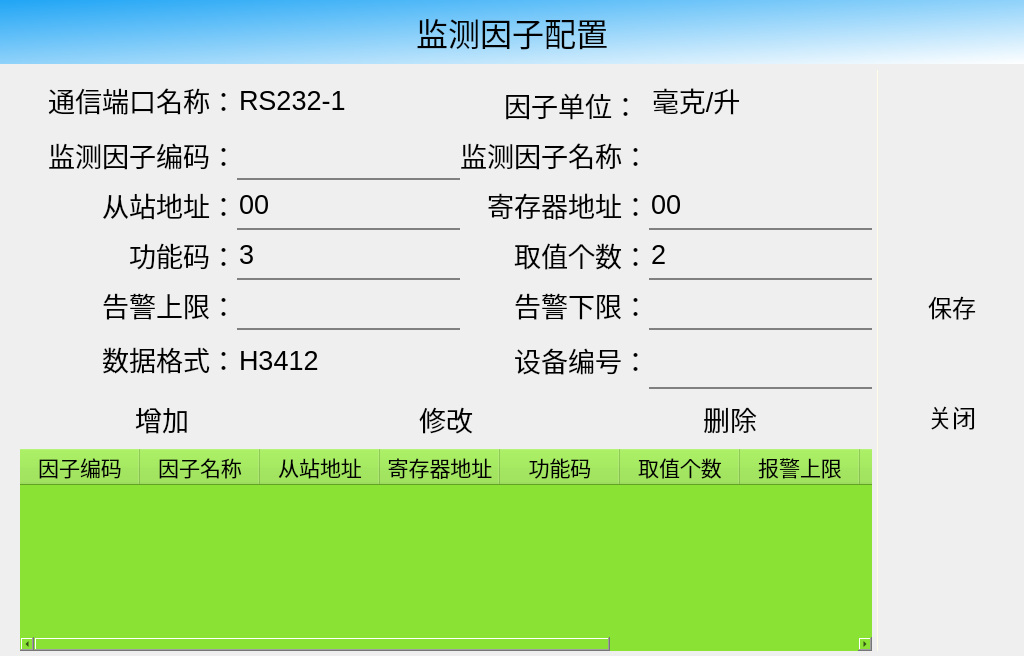
<?xml version="1.0" encoding="UTF-8"?>
<ui version="4.0">
 <class>DialogSetupCommFactor</class>
 <widget class="QDialog" name="DialogSetupCommFactor">
  <property name="windowModality">
   <enum>Qt::ApplicationModal</enum>
  </property>
  <property name="geometry">
   <rect>
    <x>0</x>
    <y>0</y>
    <width>1024</width>
    <height>656</height>
   </rect>
  </property>
  <property name="minimumSize">
   <size>
    <width>1024</width>
    <height>500</height>
   </size>
  </property>
  <property name="maximumSize">
   <size>
    <width>10240</width>
    <height>6000</height>
   </size>
  </property>
  <property name="windowTitle">
   <string>Dialog</string>
  </property>
  <property name="styleSheet">
   <string notr="true"/>
  </property>
  <property name="modal">
   <bool>true</bool>
  </property>
  <widget class="QWidget" name="horizontalLayoutWidget">
   <property name="geometry">
    <rect>
     <x>0</x>
     <y>60</y>
     <width>1021</width>
     <height>601</height>
    </rect>
   </property>
   <layout class="QHBoxLayout" name="hLayoutMain" stretch="0,0,0">
    <property name="spacing">
     <number>5</number>
    </property>
    <property name="leftMargin">
     <number>20</number>
    </property>
    <property name="topMargin">
     <number>10</number>
    </property>
    <property name="rightMargin">
     <number>5</number>
    </property>
    <property name="bottomMargin">
     <number>10</number>
    </property>
    <item>
     <layout class="QVBoxLayout" name="verticalLayout" stretch="0,0,0">
      <property name="spacing">
       <number>0</number>
      </property>
      <property name="leftMargin">
       <number>0</number>
      </property>
      <property name="topMargin">
       <number>0</number>
      </property>
      <property name="rightMargin">
       <number>0</number>
      </property>
      <property name="bottomMargin">
       <number>0</number>
      </property>
      <item>
       <layout class="QGridLayout" name="gridLayout" rowstretch="1,0,0,0,0,0,0,0" columnstretch="0,0,0,0" columnminimumwidth="1,1,1,1">
        <property name="leftMargin">
         <number>28</number>
        </property>
        <property name="topMargin">
         <number>0</number>
        </property>
        <property name="rightMargin">
         <number>0</number>
        </property>
        <property name="bottomMargin">
         <number>0</number>
        </property>
        <property name="spacing">
         <number>0</number>
        </property>
        <item row="0" column="0">
         <widget class="QLabel" name="labelComName_2">
          <property name="minimumSize">
           <size>
            <width>0</width>
            <height>50</height>
           </size>
          </property>
          <property name="font">
           <font>
            <pointsize>20</pointsize>
           </font>
          </property>
          <property name="styleSheet">
           <string notr="true">background-color: transparent; 
color: black;</string>
          </property>
          <property name="text">
           <string>通信端口名称：</string>
          </property>
          <property name="alignment">
           <set>Qt::AlignRight|Qt::AlignTrailing|Qt::AlignVCenter</set>
          </property>
         </widget>
        </item>
        <item row="3" column="1">
         <widget class="QLineEdit" name="stationAddr">
          <property name="enabled">
           <bool>true</bool>
          </property>
          <property name="minimumSize">
           <size>
            <width>0</width>
            <height>50</height>
           </size>
          </property>
          <property name="maximumSize">
           <size>
            <width>16777215</width>
            <height>64</height>
           </size>
          </property>
          <property name="font">
           <font>
            <pointsize>20</pointsize>
           </font>
          </property>
          <property name="focusPolicy">
           <enum>Qt::ClickFocus</enum>
          </property>
          <property name="autoFillBackground">
           <bool>false</bool>
          </property>
          <property name="styleSheet">
           <string notr="true">background-color: transparent;
color:black;
border-width:0;
border-style:outset;
border-bottom:2px solid gray;</string>
          </property>
          <property name="inputMethodHints">
           <set>Qt::ImhNone</set>
          </property>
          <property name="text">
           <string>00</string>
          </property>
          <property name="echoMode">
           <enum>QLineEdit::Normal</enum>
          </property>
          <property name="readOnly">
           <bool>false</bool>
          </property>
         </widget>
        </item>
        <item row="3" column="3">
         <widget class="QLineEdit" name="registerAddr">
          <property name="enabled">
           <bool>true</bool>
          </property>
          <property name="minimumSize">
           <size>
            <width>0</width>
            <height>50</height>
           </size>
          </property>
          <property name="maximumSize">
           <size>
            <width>16777215</width>
            <height>64</height>
           </size>
          </property>
          <property name="font">
           <font>
            <pointsize>20</pointsize>
           </font>
          </property>
          <property name="focusPolicy">
           <enum>Qt::ClickFocus</enum>
          </property>
          <property name="autoFillBackground">
           <bool>false</bool>
          </property>
          <property name="styleSheet">
           <string notr="true">background-color: transparent;
color:black;
border-width:0;
border-style:outset;
border-bottom:2px solid gray;</string>
          </property>
          <property name="inputMethodHints">
           <set>Qt::ImhNone</set>
          </property>
          <property name="text">
           <string>00</string>
          </property>
          <property name="echoMode">
           <enum>QLineEdit::Normal</enum>
          </property>
          <property name="readOnly">
           <bool>false</bool>
          </property>
         </widget>
        </item>
        <item row="7" column="1">
         <widget class="QWidget" name="widget" native="true">
          <property name="sizePolicy">
           <sizepolicy hsizetype="Fixed" vsizetype="Fixed">
            <horstretch>0</horstretch>
            <verstretch>0</verstretch>
           </sizepolicy>
          </property>
          <property name="minimumSize">
           <size>
            <width>200</width>
            <height>59</height>
           </size>
          </property>
          <property name="maximumSize">
           <size>
            <width>200</width>
            <height>60</height>
           </size>
          </property>
          <property name="autoFillBackground">
           <bool>false</bool>
          </property>
          <property name="styleSheet">
           <string notr="true">background: rgba(255,255,255,0); 
background-color: transparent;
color:black;</string>
          </property>
          <widget class="QComboBox" name="cmbDataType">
           <property name="enabled">
            <bool>true</bool>
           </property>
           <property name="geometry">
            <rect>
             <x>0</x>
             <y>0</y>
             <width>143</width>
             <height>60</height>
            </rect>
           </property>
           <property name="sizePolicy">
            <sizepolicy hsizetype="Ignored" vsizetype="Fixed">
             <horstretch>0</horstretch>
             <verstretch>0</verstretch>
            </sizepolicy>
           </property>
           <property name="minimumSize">
            <size>
             <width>0</width>
             <height>60</height>
            </size>
           </property>
           <property name="maximumSize">
            <size>
             <width>200</width>
             <height>60</height>
            </size>
           </property>
           <property name="baseSize">
            <size>
             <width>200</width>
             <height>60</height>
            </size>
           </property>
           <property name="font">
            <font>
             <pointsize>20</pointsize>
            </font>
           </property>
           <property name="autoFillBackground">
            <bool>false</bool>
           </property>
           <property name="styleSheet">
            <string notr="true">QComboBox{
     background: rgba(0,0,0,0); 
     background-color: transparent;
     color:white;
     border: 0px solid gray;
     border-radius:3px;
     padding: 1px 2px 1px 2px;
     selection-background-color: green;
}
QComboBox::drop-down{
    background-color: transparent;
    subcontrol-origin: padding;
    subcontrol-position:top right;
    width:60px;
    border-left-width:0px; 
    border-top-right-radius:3px;
    border-bottom-right-radius:3px;
}
QComboBox  QAbstractItemView{
    background-color: #CCFFFF;
    border-radius:3px;    
}
QComboBox  QAbstractItemView::item{
    height:50px;    
}
QComboBox{
   color: black;
}
</string>
           </property>
           <property name="currentText">
            <string>H3412</string>
           </property>
           <property name="sizeAdjustPolicy">
            <enum>QComboBox::AdjustToContents</enum>
           </property>
           <property name="iconSize">
            <size>
             <width>32</width>
             <height>32</height>
            </size>
           </property>
           <property name="frame">
            <bool>false</bool>
           </property>
           <item>
            <property name="text">
             <string>H3412</string>
            </property>
           </item>
           <item>
            <property name="text">
             <string>H4321</string>
            </property>
           </item>
           <item>
            <property name="text">
             <string>H1234</string>
            </property>
           </item>
          </widget>
         </widget>
        </item>
        <item row="5" column="2">
         <widget class="QLabel" name="lbValueCount">
          <property name="minimumSize">
           <size>
            <width>0</width>
            <height>50</height>
           </size>
          </property>
          <property name="font">
           <font>
            <pointsize>20</pointsize>
           </font>
          </property>
          <property name="styleSheet">
           <string notr="true">background-color: transparent;
color: black;</string>
          </property>
          <property name="text">
           <string>取值个数：</string>
          </property>
          <property name="alignment">
           <set>Qt::AlignRight|Qt::AlignTrailing|Qt::AlignVCenter</set>
          </property>
         </widget>
        </item>
        <item row="1" column="1">
         <widget class="QLineEdit" name="factorC">
          <property name="enabled">
           <bool>true</bool>
          </property>
          <property name="minimumSize">
           <size>
            <width>0</width>
            <height>50</height>
           </size>
          </property>
          <property name="maximumSize">
           <size>
            <width>16777215</width>
            <height>64</height>
           </size>
          </property>
          <property name="font">
           <font>
            <pointsize>20</pointsize>
           </font>
          </property>
          <property name="tabletTracking">
           <bool>false</bool>
          </property>
          <property name="focusPolicy">
           <enum>Qt::ClickFocus</enum>
          </property>
          <property name="autoFillBackground">
           <bool>false</bool>
          </property>
          <property name="styleSheet">
           <string notr="true">background-color: transparent;
color:black;
border-width:0;
border-style:outset;
border-bottom:2px solid gray;</string>
          </property>
          <property name="inputMethodHints">
           <set>Qt::ImhNone</set>
          </property>
          <property name="text">
           <string/>
          </property>
          <property name="echoMode">
           <enum>QLineEdit::Normal</enum>
          </property>
          <property name="readOnly">
           <bool>false</bool>
          </property>
         </widget>
        </item>
        <item row="3" column="0">
         <widget class="QLabel" name="lbStationAddr">
          <property name="minimumSize">
           <size>
            <width>0</width>
            <height>50</height>
           </size>
          </property>
          <property name="font">
           <font>
            <pointsize>20</pointsize>
           </font>
          </property>
          <property name="styleSheet">
           <string notr="true">background-color: transparent;
color: black;</string>
          </property>
          <property name="text">
           <string>从站地址：</string>
          </property>
          <property name="alignment">
           <set>Qt::AlignRight|Qt::AlignTrailing|Qt::AlignVCenter</set>
          </property>
         </widget>
        </item>
        <item row="7" column="0">
         <widget class="QLabel" name="lbDataType">
          <property name="minimumSize">
           <size>
            <width>0</width>
            <height>50</height>
           </size>
          </property>
          <property name="maximumSize">
           <size>
            <width>16777215</width>
            <height>50</height>
           </size>
          </property>
          <property name="font">
           <font>
            <pointsize>20</pointsize>
           </font>
          </property>
          <property name="styleSheet">
           <string notr="true">background-color: transparent;
color: black;</string>
          </property>
          <property name="text">
           <string>数据格式：</string>
          </property>
          <property name="alignment">
           <set>Qt::AlignRight|Qt::AlignTrailing|Qt::AlignVCenter</set>
          </property>
         </widget>
        </item>
        <item row="0" column="1">
         <widget class="QLineEdit" name="comName">
          <property name="enabled">
           <bool>true</bool>
          </property>
          <property name="minimumSize">
           <size>
            <width>0</width>
            <height>60</height>
           </size>
          </property>
          <property name="maximumSize">
           <size>
            <width>16777215</width>
            <height>60</height>
           </size>
          </property>
          <property name="font">
           <font>
            <pointsize>20</pointsize>
           </font>
          </property>
          <property name="autoFillBackground">
           <bool>false</bool>
          </property>
          <property name="styleSheet">
           <string notr="true">background-color: transparent;
border-width:0;
border-style:outset;
color: black;</string>
          </property>
          <property name="text">
           <string>RS232-1</string>
          </property>
          <property name="echoMode">
           <enum>QLineEdit::Normal</enum>
          </property>
          <property name="readOnly">
           <bool>true</bool>
          </property>
         </widget>
        </item>
        <item row="1" column="0">
         <widget class="QLabel" name="label_4">
          <property name="minimumSize">
           <size>
            <width>0</width>
            <height>50</height>
           </size>
          </property>
          <property name="font">
           <font>
            <pointsize>20</pointsize>
           </font>
          </property>
          <property name="styleSheet">
           <string notr="true">background-color: transparent;
color: black;</string>
          </property>
          <property name="text">
           <string>监测因子编码：</string>
          </property>
          <property name="alignment">
           <set>Qt::AlignRight|Qt::AlignTrailing|Qt::AlignVCenter</set>
          </property>
         </widget>
        </item>
        <item row="1" column="2">
         <widget class="QLabel" name="label_6">
          <property name="minimumSize">
           <size>
            <width>0</width>
            <height>50</height>
           </size>
          </property>
          <property name="font">
           <font>
            <pointsize>20</pointsize>
           </font>
          </property>
          <property name="styleSheet">
           <string notr="true">background-color: transparent;
color: black;</string>
          </property>
          <property name="text">
           <string>监测因子名称：</string>
          </property>
          <property name="alignment">
           <set>Qt::AlignRight|Qt::AlignTrailing|Qt::AlignVCenter</set>
          </property>
         </widget>
        </item>
        <item row="3" column="2">
         <widget class="QLabel" name="lbRegisterAddr">
          <property name="minimumSize">
           <size>
            <width>0</width>
            <height>50</height>
           </size>
          </property>
          <property name="font">
           <font>
            <pointsize>20</pointsize>
           </font>
          </property>
          <property name="styleSheet">
           <string notr="true">background-color: transparent;
color: black;</string>
          </property>
          <property name="text">
           <string>寄存器地址：</string>
          </property>
          <property name="alignment">
           <set>Qt::AlignRight|Qt::AlignTrailing|Qt::AlignVCenter</set>
          </property>
         </widget>
        </item>
        <item row="1" column="3">
         <widget class="QLineEdit" name="factorName">
          <property name="enabled">
           <bool>true</bool>
          </property>
          <property name="minimumSize">
           <size>
            <width>0</width>
            <height>50</height>
           </size>
          </property>
          <property name="maximumSize">
           <size>
            <width>16777215</width>
            <height>64</height>
           </size>
          </property>
          <property name="font">
           <font>
            <pointsize>20</pointsize>
           </font>
          </property>
          <property name="autoFillBackground">
           <bool>false</bool>
          </property>
          <property name="styleSheet">
           <string notr="true">background-color: transparent;
color:black;
border-width:0;
border-style:outset;</string>
          </property>
          <property name="locale">
           <locale language="English" country="UnitedStates"/>
          </property>
          <property name="text">
           <string/>
          </property>
          <property name="echoMode">
           <enum>QLineEdit::Normal</enum>
          </property>
          <property name="readOnly">
           <bool>true</bool>
          </property>
         </widget>
        </item>
        <item row="5" column="0">
         <widget class="QLabel" name="lbCmdCode">
          <property name="minimumSize">
           <size>
            <width>0</width>
            <height>50</height>
           </size>
          </property>
          <property name="font">
           <font>
            <pointsize>20</pointsize>
           </font>
          </property>
          <property name="styleSheet">
           <string notr="true">background-color: transparent;
color: black;</string>
          </property>
          <property name="text">
           <string>功能码：</string>
          </property>
          <property name="alignment">
           <set>Qt::AlignRight|Qt::AlignTrailing|Qt::AlignVCenter</set>
          </property>
         </widget>
        </item>
        <item row="6" column="0">
         <widget class="QLabel" name="label_11">
          <property name="minimumSize">
           <size>
            <width>0</width>
            <height>50</height>
           </size>
          </property>
          <property name="font">
           <font>
            <pointsize>20</pointsize>
           </font>
          </property>
          <property name="styleSheet">
           <string notr="true">background-color: transparent;
color: black;</string>
          </property>
          <property name="text">
           <string>告警上限：</string>
          </property>
          <property name="alignment">
           <set>Qt::AlignRight|Qt::AlignTrailing|Qt::AlignVCenter</set>
          </property>
         </widget>
        </item>
        <item row="6" column="2">
         <widget class="QLabel" name="label_12">
          <property name="minimumSize">
           <size>
            <width>0</width>
            <height>50</height>
           </size>
          </property>
          <property name="font">
           <font>
            <pointsize>20</pointsize>
           </font>
          </property>
          <property name="styleSheet">
           <string notr="true">background-color: transparent;
color: black;</string>
          </property>
          <property name="text">
           <string>告警下限：</string>
          </property>
          <property name="alignment">
           <set>Qt::AlignRight|Qt::AlignTrailing|Qt::AlignVCenter</set>
          </property>
         </widget>
        </item>
        <item row="5" column="1">
         <widget class="QLineEdit" name="cmdCode">
          <property name="enabled">
           <bool>true</bool>
          </property>
          <property name="minimumSize">
           <size>
            <width>0</width>
            <height>50</height>
           </size>
          </property>
          <property name="maximumSize">
           <size>
            <width>16777215</width>
            <height>64</height>
           </size>
          </property>
          <property name="font">
           <font>
            <pointsize>20</pointsize>
           </font>
          </property>
          <property name="focusPolicy">
           <enum>Qt::ClickFocus</enum>
          </property>
          <property name="autoFillBackground">
           <bool>false</bool>
          </property>
          <property name="styleSheet">
           <string notr="true">background-color: transparent;
color:black;
border-width:0;
border-style:outset;
border-bottom:2px solid gray;</string>
          </property>
          <property name="inputMethodHints">
           <set>Qt::ImhNone</set>
          </property>
          <property name="text">
           <string>3</string>
          </property>
          <property name="echoMode">
           <enum>QLineEdit::Normal</enum>
          </property>
          <property name="readOnly">
           <bool>false</bool>
          </property>
         </widget>
        </item>
        <item row="5" column="3">
         <widget class="QLineEdit" name="valueCount">
          <property name="enabled">
           <bool>true</bool>
          </property>
          <property name="minimumSize">
           <size>
            <width>0</width>
            <height>50</height>
           </size>
          </property>
          <property name="maximumSize">
           <size>
            <width>16777215</width>
            <height>64</height>
           </size>
          </property>
          <property name="font">
           <font>
            <pointsize>20</pointsize>
           </font>
          </property>
          <property name="focusPolicy">
           <enum>Qt::ClickFocus</enum>
          </property>
          <property name="autoFillBackground">
           <bool>false</bool>
          </property>
          <property name="styleSheet">
           <string notr="true">background-color: transparent;
color:black;
border-width:0;
border-style:outset;
border-bottom:2px solid gray;</string>
          </property>
          <property name="inputMethodHints">
           <set>Qt::ImhNone</set>
          </property>
          <property name="text">
           <string>2</string>
          </property>
          <property name="echoMode">
           <enum>QLineEdit::Normal</enum>
          </property>
          <property name="readOnly">
           <bool>false</bool>
          </property>
         </widget>
        </item>
        <item row="6" column="1">
         <widget class="QLineEdit" name="alertMax">
          <property name="enabled">
           <bool>true</bool>
          </property>
          <property name="minimumSize">
           <size>
            <width>0</width>
            <height>50</height>
           </size>
          </property>
          <property name="maximumSize">
           <size>
            <width>16777215</width>
            <height>64</height>
           </size>
          </property>
          <property name="font">
           <font>
            <pointsize>20</pointsize>
           </font>
          </property>
          <property name="focusPolicy">
           <enum>Qt::ClickFocus</enum>
          </property>
          <property name="autoFillBackground">
           <bool>false</bool>
          </property>
          <property name="styleSheet">
           <string notr="true">background-color: transparent;
color:black;
border-width:0;
border-style:outset;
border-bottom:2px solid gray;</string>
          </property>
          <property name="inputMethodHints">
           <set>Qt::ImhNone</set>
          </property>
          <property name="text">
           <string/>
          </property>
          <property name="echoMode">
           <enum>QLineEdit::Normal</enum>
          </property>
          <property name="readOnly">
           <bool>false</bool>
          </property>
         </widget>
        </item>
        <item row="6" column="3">
         <widget class="QLineEdit" name="alertMin">
          <property name="enabled">
           <bool>true</bool>
          </property>
          <property name="minimumSize">
           <size>
            <width>0</width>
            <height>50</height>
           </size>
          </property>
          <property name="maximumSize">
           <size>
            <width>16777215</width>
            <height>64</height>
           </size>
          </property>
          <property name="font">
           <font>
            <pointsize>20</pointsize>
           </font>
          </property>
          <property name="focusPolicy">
           <enum>Qt::ClickFocus</enum>
          </property>
          <property name="autoFillBackground">
           <bool>false</bool>
          </property>
          <property name="styleSheet">
           <string notr="true">background-color: transparent;
color:black;
border-width:0;
border-style:outset;
border-bottom:2px solid gray;</string>
          </property>
          <property name="inputMethodHints">
           <set>Qt::ImhNone</set>
          </property>
          <property name="text">
           <string/>
          </property>
          <property name="echoMode">
           <enum>QLineEdit::Normal</enum>
          </property>
          <property name="readOnly">
           <bool>false</bool>
          </property>
         </widget>
        </item>
        <item row="7" column="2">
         <widget class="QLabel" name="label_13">
          <property name="minimumSize">
           <size>
            <width>0</width>
            <height>50</height>
           </size>
          </property>
          <property name="font">
           <font>
            <pointsize>20</pointsize>
           </font>
          </property>
          <property name="styleSheet">
           <string notr="true">background-color: transparent;
color: black;</string>
          </property>
          <property name="text">
           <string>设备编号：</string>
          </property>
          <property name="alignment">
           <set>Qt::AlignRight|Qt::AlignTrailing|Qt::AlignVCenter</set>
          </property>
         </widget>
        </item>
        <item row="7" column="3">
         <widget class="QLineEdit" name="deviceID">
          <property name="enabled">
           <bool>true</bool>
          </property>
          <property name="minimumSize">
           <size>
            <width>0</width>
            <height>50</height>
           </size>
          </property>
          <property name="maximumSize">
           <size>
            <width>16777215</width>
            <height>64</height>
           </size>
          </property>
          <property name="font">
           <font>
            <pointsize>20</pointsize>
           </font>
          </property>
          <property name="focusPolicy">
           <enum>Qt::ClickFocus</enum>
          </property>
          <property name="autoFillBackground">
           <bool>false</bool>
          </property>
          <property name="styleSheet">
           <string notr="true">background-color: transparent;
color:black;
border-width:0;
border-style:outset;
border-bottom:2px solid gray;</string>
          </property>
          <property name="inputMethodHints">
           <set>Qt::ImhNone</set>
          </property>
          <property name="text">
           <string/>
          </property>
          <property name="echoMode">
           <enum>QLineEdit::Normal</enum>
          </property>
          <property name="readOnly">
           <bool>false</bool>
          </property>
         </widget>
        </item>
       </layout>
      </item>
      <item>
       <layout class="QHBoxLayout" name="horizontalLayout_2">
        <item>
         <widget class="QPushButton" name="btnAdd">
          <property name="minimumSize">
           <size>
            <width>80</width>
            <height>60</height>
           </size>
          </property>
          <property name="font">
           <font>
            <pointsize>20</pointsize>
           </font>
          </property>
          <property name="styleSheet">
           <string notr="true">background-color: transparent;
color: black;</string>
          </property>
          <property name="text">
           <string>增加</string>
          </property>
          <property name="icon">
           <iconset resource="Images.qrc">
            <normaloff>:/Images/add_32.png</normaloff>:/Images/add_32.png</iconset>
          </property>
          <property name="iconSize">
           <size>
            <width>32</width>
            <height>32</height>
           </size>
          </property>
          <property name="flat">
           <bool>true</bool>
          </property>
         </widget>
        </item>
        <item>
         <widget class="QPushButton" name="btnUpdate">
          <property name="minimumSize">
           <size>
            <width>80</width>
            <height>60</height>
           </size>
          </property>
          <property name="font">
           <font>
            <pointsize>20</pointsize>
           </font>
          </property>
          <property name="styleSheet">
           <string notr="true">background-color: transparent;
color: black;</string>
          </property>
          <property name="text">
           <string>修改</string>
          </property>
          <property name="icon">
           <iconset resource="Images.qrc">
            <normaloff>:/Images/update_32.png</normaloff>:/Images/update_32.png</iconset>
          </property>
          <property name="iconSize">
           <size>
            <width>32</width>
            <height>32</height>
           </size>
          </property>
          <property name="flat">
           <bool>true</bool>
          </property>
         </widget>
        </item>
        <item>
         <widget class="QPushButton" name="btnDelete">
          <property name="minimumSize">
           <size>
            <width>80</width>
            <height>60</height>
           </size>
          </property>
          <property name="font">
           <font>
            <pointsize>20</pointsize>
           </font>
          </property>
          <property name="styleSheet">
           <string notr="true">background-color: transparent;
color: black;</string>
          </property>
          <property name="text">
           <string>删除</string>
          </property>
          <property name="icon">
           <iconset resource="Images.qrc">
            <normaloff>:/Images/delete_32.png</normaloff>:/Images/delete_32.png</iconset>
          </property>
          <property name="iconSize">
           <size>
            <width>32</width>
            <height>32</height>
           </size>
          </property>
          <property name="flat">
           <bool>true</bool>
          </property>
         </widget>
        </item>
       </layout>
      </item>
      <item>
       <widget class="QTableWidget" name="tableDetail">
        <property name="font">
         <font>
          <pointsize>18</pointsize>
         </font>
        </property>
        <property name="styleSheet">
         <string notr="true"> 
background-color: rgb(138, 226, 52);
color: black;</string>
        </property>
        <property name="frameShape">
         <enum>QFrame::NoFrame</enum>
        </property>
        <property name="verticalScrollBarPolicy">
         <enum>Qt::ScrollBarAsNeeded</enum>
        </property>
        <property name="horizontalScrollBarPolicy">
         <enum>Qt::ScrollBarAlwaysOn</enum>
        </property>
        <property name="sizeAdjustPolicy">
         <enum>QAbstractScrollArea::AdjustIgnored</enum>
        </property>
        <property name="editTriggers">
         <set>QAbstractItemView::NoEditTriggers</set>
        </property>
        <property name="selectionMode">
         <enum>QAbstractItemView::SingleSelection</enum>
        </property>
        <property name="selectionBehavior">
         <enum>QAbstractItemView::SelectRows</enum>
        </property>
        <property name="sortingEnabled">
         <bool>true</bool>
        </property>
        <attribute name="horizontalHeaderMinimumSectionSize">
         <number>120</number>
        </attribute>
        <attribute name="horizontalHeaderDefaultSectionSize">
         <number>120</number>
        </attribute>
        <attribute name="verticalHeaderStretchLastSection">
         <bool>false</bool>
        </attribute>
        <column>
         <property name="text">
          <string>因子编码</string>
         </property>
         <property name="font">
          <font>
           <pointsize>16</pointsize>
          </font>
         </property>
        </column>
        <column>
         <property name="text">
          <string>因子名称</string>
         </property>
         <property name="font">
          <font>
           <pointsize>16</pointsize>
          </font>
         </property>
        </column>
        <column>
         <property name="text">
          <string>从站地址</string>
         </property>
         <property name="font">
          <font>
           <pointsize>16</pointsize>
          </font>
         </property>
        </column>
        <column>
         <property name="text">
          <string>寄存器地址</string>
         </property>
         <property name="font">
          <font>
           <pointsize>16</pointsize>
          </font>
         </property>
        </column>
        <column>
         <property name="text">
          <string>功能码</string>
         </property>
         <property name="font">
          <font>
           <pointsize>16</pointsize>
          </font>
         </property>
        </column>
        <column>
         <property name="text">
          <string>取值个数</string>
         </property>
         <property name="font">
          <font>
           <pointsize>16</pointsize>
          </font>
         </property>
        </column>
        <column>
         <property name="text">
          <string>报警上限</string>
         </property>
         <property name="font">
          <font>
           <pointsize>16</pointsize>
          </font>
         </property>
        </column>
        <column>
         <property name="text">
          <string>报警下限</string>
         </property>
         <property name="font">
          <font>
           <pointsize>16</pointsize>
          </font>
         </property>
        </column>
        <column>
         <property name="text">
          <string>数据格式</string>
         </property>
         <property name="font">
          <font>
           <pointsize>16</pointsize>
          </font>
         </property>
        </column>
        <column>
         <property name="text">
          <string>设备编号</string>
         </property>
         <property name="font">
          <font>
           <pointsize>16</pointsize>
          </font>
         </property>
        </column>
       </widget>
      </item>
     </layout>
    </item>
    <item>
     <widget class="QFrame" name="frame_3">
      <property name="minimumSize">
       <size>
        <width>1</width>
        <height>0</height>
       </size>
      </property>
      <property name="maximumSize">
       <size>
        <width>1</width>
        <height>16777215</height>
       </size>
      </property>
      <property name="styleSheet">
       <string notr="true">background-color: #fffde4;
color:white;</string>
      </property>
      <property name="frameShape">
       <enum>QFrame::NoFrame</enum>
      </property>
      <property name="frameShadow">
       <enum>QFrame::Raised</enum>
      </property>
     </widget>
    </item>
    <item>
     <layout class="QVBoxLayout" name="verticalLayout_2">
      <property name="spacing">
       <number>20</number>
      </property>
      <property name="leftMargin">
       <number>5</number>
      </property>
      <property name="rightMargin">
       <number>0</number>
      </property>
      <item>
       <widget class="QFrame" name="frame">
        <property name="styleSheet">
         <string notr="true">background-color: transparent;color:white;</string>
        </property>
        <property name="frameShape">
         <enum>QFrame::NoFrame</enum>
        </property>
        <property name="frameShadow">
         <enum>QFrame::Raised</enum>
        </property>
       </widget>
      </item>
      <item>
       <widget class="QToolButton" name="btnSave">
        <property name="minimumSize">
         <size>
          <width>128</width>
          <height>90</height>
         </size>
        </property>
        <property name="font">
         <font>
          <pointsize>18</pointsize>
         </font>
        </property>
        <property name="focusPolicy">
         <enum>Qt::NoFocus</enum>
        </property>
        <property name="styleSheet">
         <string notr="true">background: rgba(255,255,255,0); 
color: black;</string>
        </property>
        <property name="text">
         <string>保存</string>
        </property>
        <property name="icon">
         <iconset resource="Images.qrc">
          <normaloff>:/Images/save_64.png</normaloff>:/Images/save_64.png</iconset>
        </property>
        <property name="iconSize">
         <size>
          <width>64</width>
          <height>64</height>
         </size>
        </property>
        <property name="toolButtonStyle">
         <enum>Qt::ToolButtonTextUnderIcon</enum>
        </property>
        <property name="autoRaise">
         <bool>true</bool>
        </property>
       </widget>
      </item>
      <item>
       <widget class="QToolButton" name="btnClose">
        <property name="minimumSize">
         <size>
          <width>128</width>
          <height>90</height>
         </size>
        </property>
        <property name="font">
         <font>
          <pointsize>18</pointsize>
         </font>
        </property>
        <property name="focusPolicy">
         <enum>Qt::NoFocus</enum>
        </property>
        <property name="styleSheet">
         <string notr="true">background: rgba(255,255,255,0);
color: black;</string>
        </property>
        <property name="text">
         <string>关闭</string>
        </property>
        <property name="icon">
         <iconset resource="Images.qrc">
          <normaloff>:/Images/cancel_64.png</normaloff>:/Images/cancel_64.png</iconset>
        </property>
        <property name="iconSize">
         <size>
          <width>64</width>
          <height>64</height>
         </size>
        </property>
        <property name="toolButtonStyle">
         <enum>Qt::ToolButtonTextUnderIcon</enum>
        </property>
        <property name="autoRaise">
         <bool>true</bool>
        </property>
       </widget>
      </item>
      <item>
       <widget class="QFrame" name="frame_2">
        <property name="styleSheet">
         <string notr="true">background-color: transparent;color:white;</string>
        </property>
        <property name="frameShape">
         <enum>QFrame::NoFrame</enum>
        </property>
        <property name="frameShadow">
         <enum>QFrame::Raised</enum>
        </property>
       </widget>
      </item>
     </layout>
    </item>
   </layout>
  </widget>
  <widget class="QLabel" name="label_3">
   <property name="geometry">
    <rect>
     <x>0</x>
     <y>0</y>
     <width>1024</width>
     <height>64</height>
    </rect>
   </property>
   <property name="minimumSize">
    <size>
     <width>1024</width>
     <height>0</height>
    </size>
   </property>
   <property name="maximumSize">
    <size>
     <width>1024</width>
     <height>16777215</height>
    </size>
   </property>
   <property name="font">
    <font>
     <pointsize>24</pointsize>
    </font>
   </property>
   <property name="styleSheet">
    <string notr="true">color: black;
background-color:  qlineargradient(spread:pad, x1:0, y1:0, x2:1, y2:1, stop:0 #20A5F5, stop:1 #FFFFFF);</string>
   </property>
   <property name="text">
    <string>监测因子配置</string>
   </property>
   <property name="alignment">
    <set>Qt::AlignCenter</set>
   </property>
  </widget>
  <widget class="QLabel" name="lbDataType_2">
   <property name="geometry">
    <rect>
     <x>450</x>
     <y>80</y>
     <width>189</width>
     <height>50</height>
    </rect>
   </property>
   <property name="minimumSize">
    <size>
     <width>0</width>
     <height>50</height>
    </size>
   </property>
   <property name="maximumSize">
    <size>
     <width>16777215</width>
     <height>50</height>
    </size>
   </property>
   <property name="font">
    <font>
     <pointsize>20</pointsize>
    </font>
   </property>
   <property name="styleSheet">
    <string notr="true">background-color: transparent;
color: black;</string>
   </property>
   <property name="text">
    <string>因子单位：</string>
   </property>
   <property name="alignment">
    <set>Qt::AlignRight|Qt::AlignTrailing|Qt::AlignVCenter</set>
   </property>
  </widget>
  <widget class="QComboBox" name="cmbDataUnit">
   <property name="enabled">
    <bool>true</bool>
   </property>
   <property name="geometry">
    <rect>
     <x>650</x>
     <y>70</y>
     <width>200</width>
     <height>60</height>
    </rect>
   </property>
   <property name="sizePolicy">
    <sizepolicy hsizetype="Ignored" vsizetype="Fixed">
     <horstretch>0</horstretch>
     <verstretch>0</verstretch>
    </sizepolicy>
   </property>
   <property name="minimumSize">
    <size>
     <width>0</width>
     <height>60</height>
    </size>
   </property>
   <property name="maximumSize">
    <size>
     <width>200</width>
     <height>60</height>
    </size>
   </property>
   <property name="baseSize">
    <size>
     <width>200</width>
     <height>60</height>
    </size>
   </property>
   <property name="font">
    <font>
     <pointsize>20</pointsize>
    </font>
   </property>
   <property name="autoFillBackground">
    <bool>false</bool>
   </property>
   <property name="styleSheet">
    <string notr="true">QComboBox{
     background: rgba(0,0,0,0); 
     background-color: transparent;
     color:white;
     border: 0px solid gray;
     border-radius:3px;
     padding: 1px 2px 1px 2px;
     selection-background-color: green;
}
QComboBox::drop-down{
    background-color: transparent;
    subcontrol-origin: padding;
    subcontrol-position:top right;
    width:60px;
    border-left-width:0px; 
    border-top-right-radius:3px;
    border-bottom-right-radius:3px;
}
QComboBox  QAbstractItemView{
    background-color: #CCFFFF;
    border-radius:3px;    
}
QComboBox  QAbstractItemView::item{
    height:50px;    
}
QComboBox{
   color: black;
}
</string>
   </property>
   <property name="currentText">
    <string>毫克/升</string>
   </property>
   <property name="currentIndex">
    <number>0</number>
   </property>
   <property name="sizeAdjustPolicy">
    <enum>QComboBox::AdjustToContents</enum>
   </property>
   <property name="iconSize">
    <size>
     <width>32</width>
     <height>32</height>
    </size>
   </property>
   <property name="frame">
    <bool>false</bool>
   </property>
   <item>
    <property name="text">
     <string>毫克/升</string>
    </property>
   </item>
   <item>
    <property name="text">
     <string>毫克/立方米</string>
    </property>
   </item>
   <item>
    <property name="text">
     <string>%</string>
    </property>
   </item>
  </widget>
 </widget>
 <resources>
  <include location="Images.qrc"/>
 </resources>
 <connections/>
</ui>
